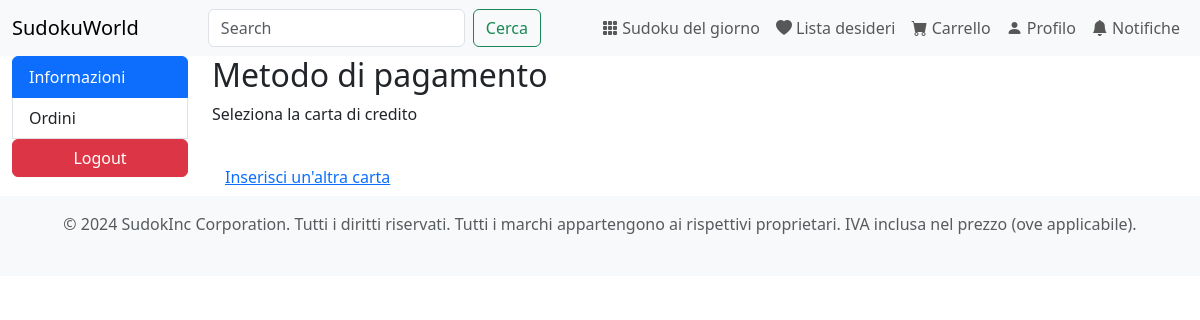
The page /pages/profile.php (signed in) on the database as committed earlier.
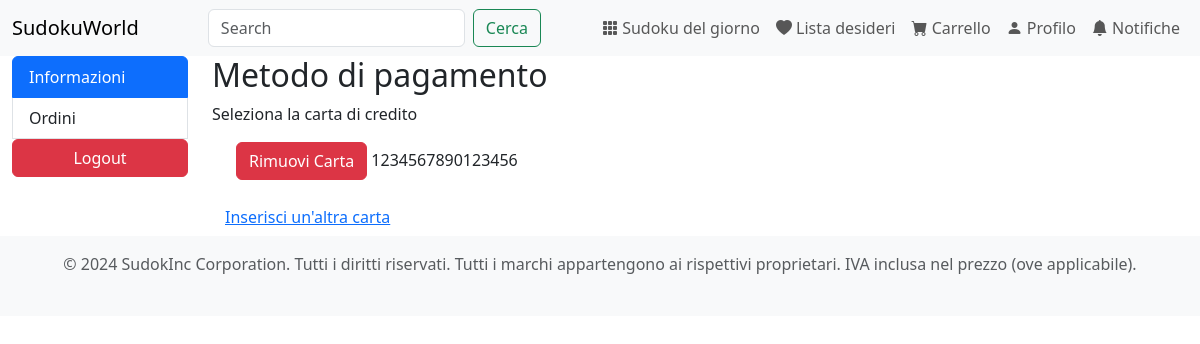
The same page on the database as committed later.
### tables this page shows
create table CREDIT_CARD (
    email varchar(64) not null,
    number varchar(16) not null,
    name varchar(32) not null,
    surname varchar(32) not null,
    expiration date not null,
    constraint ID_CREDIT_CARD_ID primary key (email, number)
);

### database/Database.php (called while the page is built, shortened)
<?php
class Database
{
    private $db;
    public function __construct($servername, $username, $password, $dbname, $port)
    {
        $this->db = new mysqli($servername, $username, $password, $dbname, $port);
    }
    public function query($query, $param_types, ...$params)
    {
        $stmt = $this->db->prepare($query);
        if ($param_types !== '') {
            $stmt->bind_param($param_types, ...$params);
        }
        $stmt->execute();
        return $stmt->get_result()->fetch_all(MYSQLI_ASSOC);
    }
    public function getCreditCards($email)
    {
        return $this->query("SELECT * FROM CREDIT_CARD WHERE email = ?", 's', $email);
    }
    public function hasUnreadNotifications($email)
    {
        $query = "SELECT * FROM NOTIFICATION WHERE email = ? AND seen = 0";
        return count($this->query($query, 's', $email)) > 0;
    }
}

### includes/bootstrap.php (called while the page is built, shortened)
<?php
require_once("../database/Database.php");
$db = new Database("db", "root", "example", "SUDOKUWORLD", 3306);

### classes/CreditCard.php (called while the page is built, shortened)
<?php
class CreditCard
{
    private $number;
    public function __construct($number, $name, $surname, $expiration)
    {
        $this->number = $number;
    }
    public function getNumber()
    {
        return $this->number;
    }
}

### pages/profile.php (the view, shortened to what this page needs)
<?php
include_once("../includes/bootstrap.php");
require_once("../classes/CreditCard.php");
require_once("../classes/Product.php");
$credit_cards = $db->getCreditCards($_SESSION["email"]);
include '../includes/header.php';
?>
<div class="container-fluid">
    <div class="row">
        <div class="col-2">
            <div class="list-group" id="list-tab" role="tablist">
                <a class="list-group-item list-group-item-action active" id="list-home-list" data-bs-toggle="list" href="#list-home" role="tab">Informazioni </a>
                <a class="list-group-item list-group-item-action" id="list-orders-list" data-bs-toggle="list" href="#list-orders" role="tab">Ordini</a>
                <a href="logout.php" class="btn btn-danger">Logout</a>
            </div>
        </div>
        <div class="col-9">
            <div class="tab-content" id="nav-tabContent">
                <div class="tab-pane fade show active" id="list-home" role="tabpanel" aria-labelledby="list-home-list">
                    <div class="row">
                        <div class="col">
                            <h2>Metodo di pagamento</h2>
                            <p>Seleziona la carta di credito</p>
                            <form method="POST" action="#" onsubmit="return confirm('Sei sicuro di voler rimuovere la carta di credito?')">
                                <?php foreach ($credit_cards as $cc) {
                                    $credit_card = new CreditCard($cc["number"], $cc["name"], $cc["surname"], $cc["expiration"]);
                                ?>
                                    <div class="form-check">
                                        <button type="submit" class="btn btn-danger" name="remove_card" value="<?= $credit_card->getNumber() ?>" id="credit-card-<?= $credit_card->getNumber() ?>">Rimuovi Carta</button>
                                        <label for="credit-card-<?= $credit_card->getNumber() ?>">
                                            <?= $credit_card->getNumber() ?>
                                        </label>
                                    </div>
                                <?php } ?>
                            </form>
                            <button type="button" id="add-new-card" class="btn btn-link mt-3">Inserisci un'altra carta</button>
                        </div>
                    </div>
                </div>
            </div>
        </div>
    </div>
</div>
<?php
include("../includes/footer.php");
?>

### includes/header.php (shortened to what this page needs)
<!DOCTYPE html>
<link href="https://cdn.jsdelivr.net/npm/bootstrap@5.3.0-alpha1/dist/css/bootstrap.min.css" rel="stylesheet">
<link href="/assets/css/style.css" rel="stylesheet">
<link href="https://cdnjs.cloudflare.com/ajax/libs/font-awesome/6.0.0/css/all.min.css" rel="stylesheet">
<link href="https://cdn.jsdelivr.net/npm/bootstrap-icons/font/bootstrap-icons.css" rel="stylesheet">
<?php
include_once("../includes/bootstrap.php");
$hasUnreadNotifications = false;
if (isUserLoggedIn()) {
    $hasUnreadNotifications = $db->hasUnreadNotifications($_SESSION["email"]);
}
?>
<nav class="navbar navbar-expand-lg navbar-light bg-light">
    <div class="container-fluid">
        <a class="navbar-brand" href="/pages/home.php">SudokuWorld</a>
        <div class="collapse navbar-collapse" id="navbarContent">
            <form class="d-flex align-items-center my-2 my-lg-0 ms-auto" action="/pages/search.php" method="post">
                <input class="form-control me-2" type="text" name="searched-product" placeholder="Search" value="<?php $selected_searched_product ?>">
                <button class="btn btn-outline-success" type="submit">Cerca</button>
            </form>
            <ul class="navbar-nav ms-auto">
                <li class="nav-item">
                    <a class="nav-link" href="/pages/sudoku.php">
                        <i class="bi bi-grid-3x3-gap-fill"></i> Sudoku del giorno
                    </a>
                </li>
                <li class="nav-item">
                    <a class="nav-link" href="/pages/wishlist.php">
                        <i class="bi bi-heart-fill"></i> Lista desideri
                    </a>
                </li>
                <li class="nav-item">
                    <a class="nav-link" href="/pages/cart.php">
                        <i class="bi bi-cart-fill"></i> Carrello
                    </a>
                </li>
                <li class="nav-item">
                    <a class="nav-link" href="/pages/profile.php">
                        <i class="bi bi-person-fill"></i> Profilo
                    </a>
                </li>
                <li class="nav-item">
                    <a class="nav-link" href="/pages/notifications.php">
                        <i class="bi bi-bell-fill" <?php if ($hasUnreadNotifications) echo 'style="color: red;"' ?>></i> Notifiche
                    </a>
                </li>
            </ul>
        </div>
    </div>
</nav>

### includes/footer.php
<footer class="py-3 bg-light">
    <div class="container">
        <div class="row">
            <div class="col-12 text-center">
                <span class="text-muted">&copy; 2024 SudokInc Corporation. Tutti i diritti riservati. Tutti i marchi appartengono ai rispettivi proprietari. IVA inclusa nel prezzo (ove applicabile).</span>
            </div>
        </div>
    </div>
</footer>

### assets/css/style.css (style rules this page uses)
footer { height: 5rem; margin-top: auto; }

Rows that differ between the two databases and show on the page:
added credit_card: number "1234567890123456"
